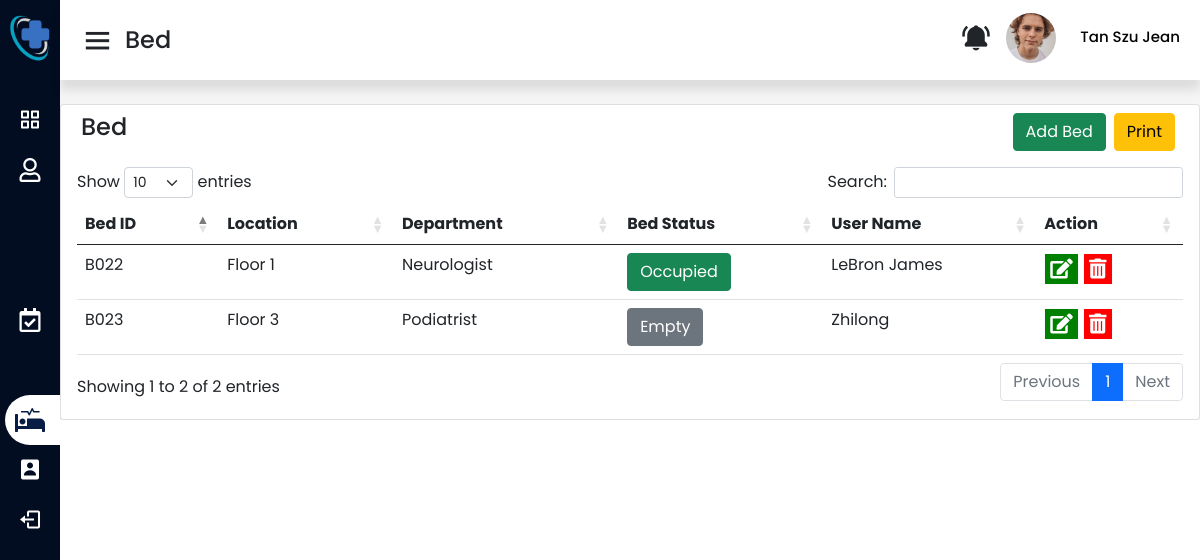
Page /staffbed.php on the committed database.
### tables this page shows
CREATE TABLE `bed` (
  `bedPrefix` varchar(1) NOT NULL DEFAULT 'B',
  `bedID` int(3) UNSIGNED ZEROFILL NOT NULL,
  `bedLocation` varchar(100) NOT NULL,
  `bedDepartment` varchar(100) NOT NULL,
  `bedStatus` varchar(100) NOT NULL,
  `userID` int(5) UNSIGNED ZEROFILL NOT NULL
);

CREATE TABLE `user` (
  `userPrefix` varchar(10) NOT NULL DEFAULT 'U',
  `userId` int(5) UNSIGNED ZEROFILL NOT NULL,
  `userName` varchar(50) NOT NULL,
  `userEmail` varchar(50) NOT NULL,
  `userPassword` varchar(50) NOT NULL,
  `usertype` varchar(50) NOT NULL DEFAULT 'user',
  `userDate_created` date NOT NULL DEFAULT current_timestamp(),
  `userPhone_number` varchar(50) NOT NULL,
  `userGender` varchar(50) NOT NULL,
  `userBirthdate` date NOT NULL,
  `userAddress` varchar(50) NOT NULL
);

### staffbed.php (the view, shortened to what this page needs)
<?php
include 'connection.php';
?>
<!DOCTYPE html>
<head>
    <link rel="stylesheet" href="asset/css/staffstyle.css">
    <link rel="stylesheet" href="asset/css/navbar.css">
    <?php include('asset/includes/cssCDN.php'); ?>
</head>
<body>
    <?php $page = 'staffbed';
    include('asset/includes/staffSideBar.php'); ?>
    <section class="home-section">
        <nav>
            <div class="sidebar-button">
                <i class='bx bx-menu sidebarBtn'></i>
                <span class="dashboard">Bed</span>
            </div>
            <div class="right-nav">
                <div class="right noti-bell my-auto">
                    <i class='bx bxs-bell-ring'></i>
                </div>
                <div class="profile dropdown">
                    <div>
                        <img src="asset/image/profile1.jpg">
                        <span class="profile_name">Tan Szu Jean</span>
                    </div>
                </div>
            </div>
        </nav>
        <div class="home-content">
            <div class="col-lg-12 grid-margin stretch-card">
                <div class="card">
                    <div class="row mt-2 mx-2">
                        <div class="col-lg-5">
                            <h4 class="card-title">Bed</h4>
                        </div>
                        <div class="col-lg-7">
                            <div class="d-flex flex-row-reverse">
                                <div class="mx-1">
                                    <button type="button" class="btn btn-warning float-right" data-bs-toggle="modal" data-bs-target="#printStock">
                                        Print
                                    </button>
                                </div>
                                <div class="mx-1">
                                    <button type="button" class="btn btn-success float-right" data-bs-toggle="modal" data-bs-target="#addData">
                                        Add Bed
                                    </button>
                                </div>
                            </div>
                        </div>
                    </div>
                    <div class="card-body">
                        <div class="table-responsive table-wardStatus">
                            <table class="table table-hover table-condensed" id="dataTableID" style="width:100%">
                                <thead>
                                    <th> Bed ID</th>
                                    <th> Location </th>
                                    <th> Department </th>
                                    <th> Bed Status </th>
                                    <th>User Name</th>
                                    <th>Action</th>
                                </thead>
                                <tbody>
                                    <?php
                                    $viewSql = "SELECT * FROM `bed` INNER JOIN `user` on bed.userID = user.userId";
                                    $result = mysqli_query($data, $viewSql);
                                    while ($fetch = mysqli_fetch_array($result)) {
                                        $prefix = $fetch['bedPrefix'];
                                        $id = $fetch['bedID'];
                                        $location = $fetch['bedLocation'];
                                        $depart = $fetch['bedDepartment'];
                                        $uname = $fetch['userName'];
                                        $status = $fetch['bedStatus'];
                                        if ($status == "Empty") {
                                            $color = "btn-secondary";
                                        } else if ($status == "Occupied") {
                                            $color = "btn-success";
                                        } else if ($status == "Cleaning") {
                                            $color = "btn-warning";
                                        }
                                    ?>
                                        <tr>
                                            <td><?php echo $prefix . "" . $id; ?></td>
                                            <td><?php echo $location ?></td>
                                            <td><?php echo $depart ?></td>
                                            <td><button type="button" class="btn <?php echo $color ?>"><?php echo $status ?></button></td>
                                            <td><?php echo $uname ?></td>
                                            <td class="action-button">
                                                <button type="button" class="btn btn-light" data-bs-toggle="modal" data-bs-target="#editData<?php echo $id; ?>">
                                                    <i class="fas fa-edit"></i></button>
                                                <button type="button" class="btn btn-light" data-bs-toggle="modal" data-bs-target="#deleteData<?php echo $id; ?>">
                                                    <i class="fas fa-trash-alt"></i></button>
                                            </td>
                                        </tr>
                                    <?php  }
                                    ?>
                                </tbody>
                            </table>
                        </div>
                    </div>
                </div>
            </div>
        </div>
    </section>
</body>
</html>

### asset/css/staffstyle.css (style rules this page uses)
* { margin: 0; padding: 0; box-sizing: border-box; font-family: "Poppins", sans-serif; }
body { overflow-x: hidden; }
.home-section .home-content { position: relative; padding-top: 104px; }
.home-section .home-content .action-button .fa-edit { background-color: green; color: white; font-size: 20px; padding: 5px; }
.home-section .home-content .action-button .fa-trash-alt { background-color: red; color: white; font-size: 20px; padding: 5px; }
.home-section .home-content .action-button button { padding: 0; }

### asset/css/navbar.css (style rules this page uses)
.home-section { position: relative; background: #f5f5f5; min-height: 20px; height: 100%; width: calc(100% - 220px); left: 220px; transition: all 0.5s ease; overflow-y: auto; }
.home-section nav { display: flex; justify-content: space-between; height: 80px; background: #fff; display: flex; align-items: center; position: fixed; width: calc(100% - 220px); left: 220px; z-index: 100; padding: 0 20px; box-shadow: 0 10px 10px rgba(0, 0, 0, 0.1); transition: all 0.5s ease; }
.home-section nav .sidebar-button { display: flex; align-items: center; font-size: 24px; font-weight: 500; }
nav .sidebar-button i { font-size: 35px; margin-right: 10px; }
nav .right-nav { display: flex; }
nav .right-nav i { font-size: 30px; }
nav .right-nav .right { float: left; padding: 10px; }
nav .right-nav .profile img { border-radius: 50%; width: 50px; height: 50px; object-fit: cover; margin-left: 5px; margin-right: 10px; }
nav .right-nav .profile .profile_name { color: rgb(0, 0, 0); font-size: 15px; white-space: nowrap; font-weight: 500; margin-left: 10px; }
@media (max-width: 1240px) { .home-section { width: calc(100% - 60px); left: 60px; } }
@media (max-width: 1240px) { .home-section nav { width: calc(100% - 60px); left: 60px; } }

### rows in the picture
bed: bedPrefix "B", bedID "022", bedLocation "Floor 1", bedDepartment "Neurologist", bedStatus "Occupied", userID.userName "LeBron James"
bed: bedPrefix "B", bedID "023", bedLocation "Floor 3", bedDepartment "Podiatrist", bedStatus "Empty", userID.userName "Zhilong"
